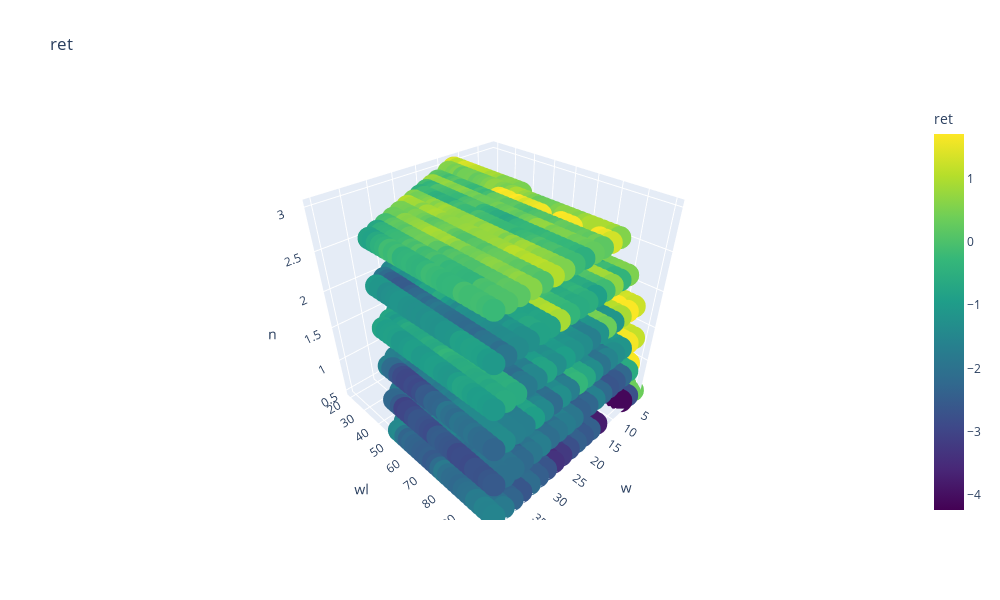

The notebook cell this image was saved under:
### Code cell
# plotly.express
fig = px.scatter_3d(
    data_frame = test,
    x = 'w',
    y = 'wl',
    z = 'n',
    color = 'ret',
    color_continuous_scale = 'Viridis',
    title = f'ret',
    #opacity=0.7
    )

fig.update_layout(width=1000, height=600)
fig.show()

### Figure 1 — Plotly figure (JSON) as saved in the notebook; plotly's stock layout.template omitted (floating-point values rounded to 4 significant figures; data arrays with more than 128 entries replaced by an {"elided": "..."} marker saying what was removed)
{"data": [{"hovertemplate": "w=%{x}<br>wl=%{y}<br>n=%{z}<br>ret=%{marker.color}<extra></extra>", "legendgroup": "", "marker": {"color": {"elided": "3367 float values"}, "coloraxis": "coloraxis", "symbol": "circle"}, "mode": "markers", "name": "", "scene": "scene", "showlegend": false, "type": "scatter3d", "x": {"elided": "3367 int values"}, "y": {"elided": "3367 int values"}, "z": {"elided": "3367 float values"}}], "layout": {"coloraxis": {"colorbar": {"title": {"text": "ret"}}, "colorscale": [[0, "#440154"], [0.1111, "#482878"], [0.2222, "#3e4989"], [0.3333, "#31688e"], [0.4444, "#26828e"], [0.5556, "#1f9e89"], [0.6667, "#35b779"], [0.7778, "#6ece58"], [0.8889, "#b5de2b"], [1, "#fde725"]]}, "height": 600, "legend": {"tracegroupgap": 0}, "scene": {"domain": {"x": [0, 1], "y": [0, 1]}, "xaxis": {"title": {"text": "w"}}, "yaxis": {"title": {"text": "wl"}}, "zaxis": {"title": {"text": "n"}}}, "title": {"text": "ret"}, "width": 1000}}
